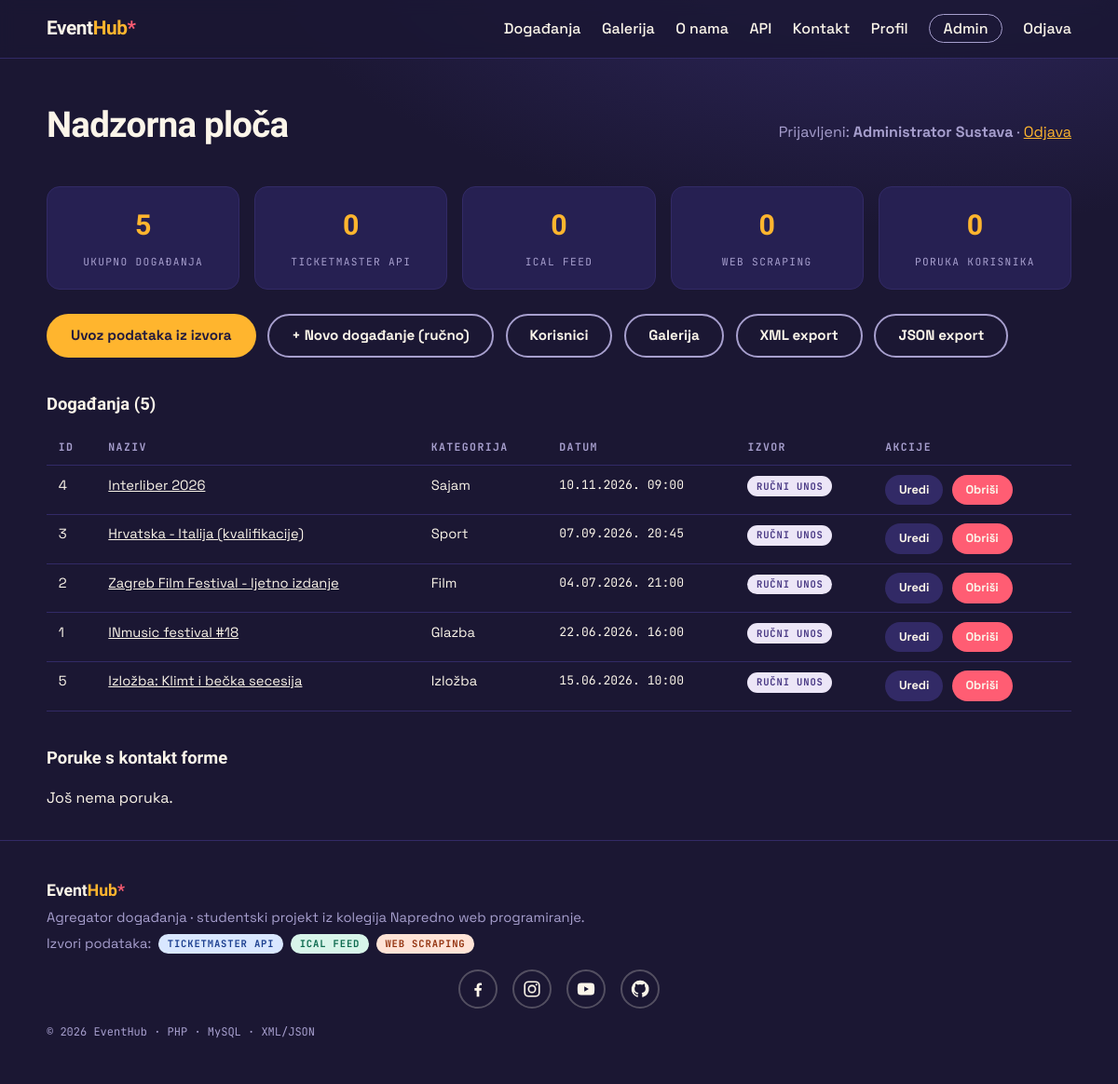
Page /admin/dashboard.php (signed in) on the committed database.
### tables this page shows
CREATE TABLE events (
  id              INT UNSIGNED NOT NULL AUTO_INCREMENT,
  title           VARCHAR(255) NOT NULL,
  description     TEXT NULL,
  category        VARCHAR(100) NOT NULL DEFAULT 'Ostalo',
  venue_name      VARCHAR(255) NULL,
  venue_address   VARCHAR(255) NULL,
  city            VARCHAR(100) NOT NULL DEFAULT 'Zagreb',
  start_datetime  DATETIME NOT NULL,
  end_datetime    DATETIME NULL,
  price_info      VARCHAR(150) NULL,
  image_url       VARCHAR(500) NULL,
  event_url       VARCHAR(500) NULL,
  source          ENUM('manual','ticketmaster','ical','scraper') NOT NULL DEFAULT 'manual',
  external_id     VARCHAR(190) NULL,
  created_at      TIMESTAMP NOT NULL DEFAULT CURRENT_TIMESTAMP,
  updated_at      TIMESTAMP NOT NULL DEFAULT CURRENT_TIMESTAMP
                  ON UPDATE CURRENT_TIMESTAMP,
  PRIMARY KEY (id),
  UNIQUE KEY uq_source_external (source, external_id),
  KEY idx_start (start_datetime),
  KEY idx_category (category)
);

### includes/functions.php (called while the page is built, shortened)
<?php
function e(?string $value): string
{
    return htmlspecialchars((string)$value, ENT_QUOTES, 'UTF-8');
}
function source_label(string $source): string
{
    return match ($source) {
        'ticketmaster' => 'Ticketmaster API',
        'ical'         => 'iCal feed',
        'scraper'      => 'Web scraping',
        default        => 'Ručni unos',
    };
}

### admin/dashboard.php (the view, shortened to what this page needs)
<?php
$pdo = db();
$bySource = $pdo->query(
    'SELECT source, COUNT(*) AS cnt FROM events GROUP BY source'
)->fetchAll(PDO::FETCH_KEY_PAIR);
$totalEvents   = array_sum($bySource);
$totalMessages = (int)$pdo->query('SELECT COUNT(*) FROM messages')->fetchColumn();
$events = $pdo->query(
    'SELECT id, title, category, start_datetime, source
     FROM events ORDER BY start_datetime DESC LIMIT 200'
)->fetchAll();
$messages = $pdo->query(
    'SELECT * FROM messages ORDER BY created_at DESC LIMIT 20'
)->fetchAll();
require __DIR__ . '/../includes/header.php';
?>
<section class="container">
  <div class="admin-head">
    <h1 class="page-title">Nadzorna ploča</h1>
    <p class="admin-user">
      Prijavljeni: <strong><?= e($_SESSION['user_name']) ?></strong>
      · <a href="logout.php">Odjava</a>
    </p>
  </div>
  <div class="stat-grid">
    <div class="stat-card">
      <span class="stat-num"><?= $totalEvents ?></span>
      <span class="stat-label">ukupno događanja</span>
    </div>
    <div class="stat-card">
      <span class="stat-num"><?= (int)($bySource['ticketmaster'] ?? 0) ?></span>
      <span class="stat-label">Ticketmaster API</span>
    </div>
    <div class="stat-card">
      <span class="stat-num"><?= (int)($bySource['ical'] ?? 0) ?></span>
      <span class="stat-label">iCal feed</span>
    </div>
    <div class="stat-card">
      <span class="stat-num"><?= (int)($bySource['scraper'] ?? 0) ?></span>
      <span class="stat-label">web scraping</span>
    </div>
    <div class="stat-card">
      <span class="stat-num"><?= $totalMessages ?></span>
      <span class="stat-label">poruka korisnika</span>
    </div>
  </div>
  <div class="detail-actions admin-actions">
    <a class="btn btn-primary" href="import.php">Uvoz podataka iz izvora</a>
    <a class="btn btn-ghost" href="event_form.php">+ Novo događanje (ručno)</a>
    <a class="btn btn-ghost" href="users.php">Korisnici</a>
    <a class="btn btn-ghost" href="gallery.php">Galerija</a>
    <a class="btn btn-ghost" href="../api/events.php?format=xml" target="_blank" rel="noopener">XML export</a>
    <a class="btn btn-ghost" href="../api/events.php?format=json" target="_blank" rel="noopener">JSON export</a>
  </div>
  <h2 class="detail-subtitle">Događanja (<?= count($events) ?>)</h2>
  <div class="table-wrap">
    <table class="admin-table">
      <thead>
        <tr>
          <th>ID</th><th>Naziv</th><th>Kategorija</th>
          <th>Datum</th><th>Izvor</th><th>Akcije</th>
        </tr>
      </thead>
      <tbody>
        <?php foreach ($events as $ev): ?>
          <tr>
            <td><?= (int)$ev['id'] ?></td>
            <td><a href="../event.php?id=<?= (int)$ev['id'] ?>"><?= e($ev['title']) ?></a></td>
            <td><?= e($ev['category']) ?></td>
            <td class="mono"><?= e(date('d.m.Y. H:i', strtotime($ev['start_datetime']))) ?></td>
            <td><span class="badge badge-<?= e($ev['source']) ?>"><?= e(source_label($ev['source'])) ?></span></td>
            <td class="actions-cell">
              <a class="btn btn-small" href="event_form.php?id=<?= (int)$ev['id'] ?>">Uredi</a>
              <a class="btn btn-small btn-danger" href="delete.php?id=<?= (int)$ev['id'] ?>"
                 onclick="return confirm('Sigurno obrisati ovo događanje?');">Obriši</a>
            </td>
          </tr>
        <?php endforeach; ?>
      </tbody>
    </table>
  </div>
  <h2 class="detail-subtitle">Poruke s kontakt forme</h2>
  <?php if (!$messages): ?>
    <p>Još nema poruka.</p>
  <?php endif; ?>
</section>
<?php require __DIR__ . '/../includes/footer.php'; ?>

### assets/css/style.css (style rules this page uses)
:root { --night: #1b1733; --night-2: #262052; --night-3: #322a66; --paper: #fbf5e9; --paper-2: #f3ead7; --ink: #221a3d; --amber: #ffb52e; --coral: #ff5d73; --mint: #5ad8b4; --muted: #a79fce; --font-display: 'Unbounded', sans-serif; --font-body: 'Space Grotesk', sans-serif; --font-mono: 'JetBrains Mono', monospace; --radius: 14px; --container: 1140px; }
* { box-sizing: border-box; }
html { scroll-behavior: smooth; }
body { margin: 0; font-family: var(--font-body); font-size: 1rem; line-height: 1.6; color: var(--paper); background: radial-gradient(1200px 600px at 80% -10%, var(--night-3), transparent 60%), var(--night); }
a { color: var(--amber); }
.container { max-width: var(--container); margin: 0 auto; padding: 0 1.25rem; }
.badge { display: inline-block; font-family: var(--font-mono); font-size: .66rem; text-transform: uppercase; letter-spacing: .08em; border-radius: 999px; padding: .15rem .6rem; font-weight: 700; }
.badge-manual { background: #ece6f7; color: #4a3a85; }
.detail-subtitle { font-family: var(--font-display); font-weight: 700; font-size: 1.15rem; margin: 2.2rem 0 .8rem; }
.detail-actions { display: flex; flex-wrap: wrap; gap: .8rem; margin-top: 1.6rem; }
.btn { display: inline-block; font-family: var(--font-body); font-weight: 700; font-size: .95rem; border-radius: 999px; padding: .6rem 1.5rem; text-decoration: none; cursor: pointer; border: 2px solid transparent; transition: transform .1s ease; }
.btn-primary { background: var(--amber); color: var(--ink); }
.btn-ghost { background: transparent; color: var(--paper); border-color: var(--muted); }
.btn-small { padding: .25rem .8rem; font-size: .8rem; background: var(--night-3); color: var(--paper); }
.btn-danger { background: var(--coral); color: var(--paper); }
.page-title { font-family: var(--font-display); font-weight: 900; font-size: clamp(1.7rem, 4vw, 2.4rem); margin: 0 0 .8rem; letter-spacing: -.02em; }
.api-table, .admin-table { width: 100%; border-collapse: collapse; font-size: .92rem; }
.api-table th, .api-table td, .admin-table th, .admin-table td { text-align: left; padding: .6rem .8rem; border-bottom: 1px solid var(--night-3); vertical-align: top; }
.api-table th, .admin-table th { font-family: var(--font-mono); font-size: .72rem; text-transform: uppercase; letter-spacing: .12em; color: var(--muted); }
.admin-head { display: flex; flex-wrap: wrap; gap: 1rem; align-items: baseline; justify-content: space-between; padding-top: 2.5rem; }
.admin-user { color: var(--muted); margin: 0; }
.stat-grid { display: grid; grid-template-columns: repeat(auto-fit, minmax(150px, 1fr)); gap: 1rem; margin: 1.4rem 0; }
.stat-card { background: var(--night-2); border: 1px solid var(--night-3); border-radius: var(--radius); padding: 1.1rem; text-align: center; }
.stat-num { display: block; font-family: var(--font-display); font-weight: 900; font-size: 1.9rem; color: var(--amber); }
.stat-label { font-family: var(--font-mono); font-size: .7rem; text-transform: uppercase; letter-spacing: .12em; color: var(--muted); }
.admin-actions { margin-bottom: 1rem; }
.table-wrap { overflow-x: auto; margin-bottom: 2rem; }
.admin-table a { color: var(--paper); }
.actions-cell { white-space: nowrap; }
.actions-cell .btn { margin-right: .35rem; }
.mono { font-family: var(--font-mono); font-size: .82rem; }

### rows in the picture
events: id "4", title "Interliber 2026", category "Sajam", start_datetime "10.11.2026. 09:00", source "RUČNI UNOS"
events: id "3", title "Hrvatska - Italija (kvalifikacije)", category "Sport", start_datetime "07.09.2026. 20:45", source "RUČNI UNOS"
events: id "2", title "Zagreb Film Festival - ljetno izdanje", category "Film", start_datetime "04.07.2026. 21:00", source "RUČNI UNOS"
events: id "1", title "INmusic festival #18", category "Glazba", start_datetime "22.06.2026. 16:00", source "RUČNI UNOS"
events: id "5", title "Izložba: Klimt i bečka secesija", category "Izložba", start_datetime "15.06.2026. 10:00", source "RUČNI UNOS"

### other values in the picture
$_SESSION['user_name'] "Administrator Sustava"
$totalEvents "5"
$bySource['ticketmaster'] "0"
$bySource['ical'] "0"
$bySource['scraper'] "0"
$totalMessages "0"
count($events) "5"
